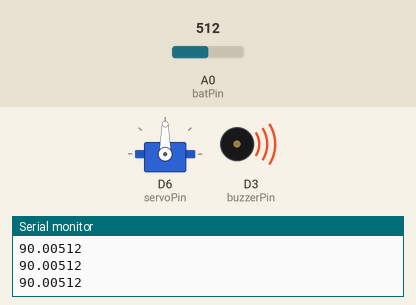
Recording of a sketch running on a simulated ESP8266 (NodeMCU). Shown: servo, buzzer (waves = sounding, pin HIGH), the last lines printed to the serial monitor. Inputs (shaded band) come from the test bench; at power-on: A0 (batPin) = 512.

Above: at 1.2 s.
1.3 s: A0 (batPin) set to 716
At 2.1 s:
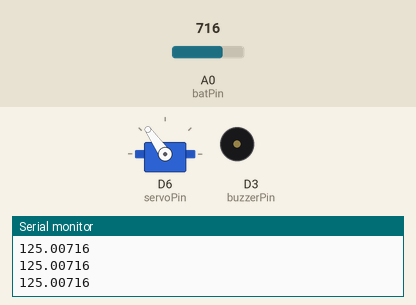
2.8 s: A0 (batPin) set to 900
At 3.3 s:
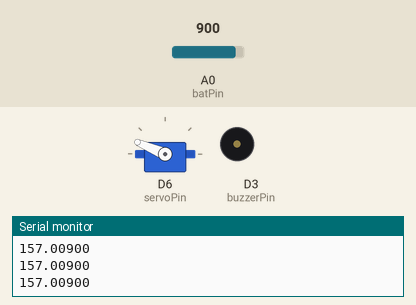
4.3 s: A0 (batPin) set to 1023
At 4.6 s:
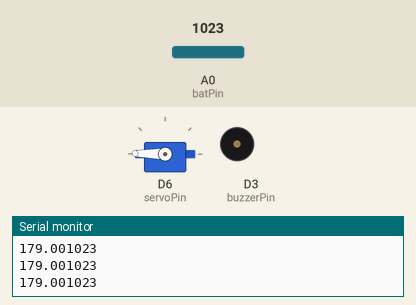
5.8 s: A0 (batPin) set to 306
At 7.0 s:
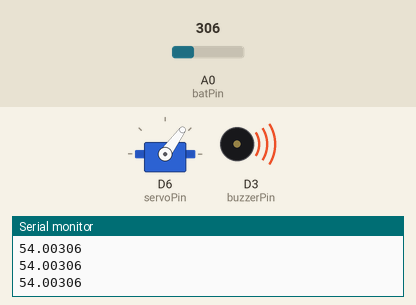
7.3 s: A0 (batPin) set to 122
At 8.3 s:
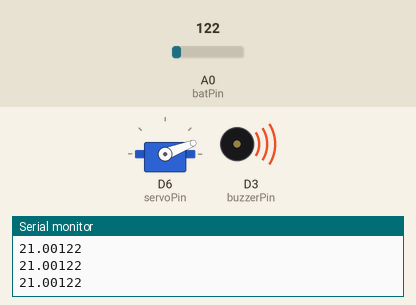
8.8 s: A0 (batPin) set to 90
At 9.5 s:
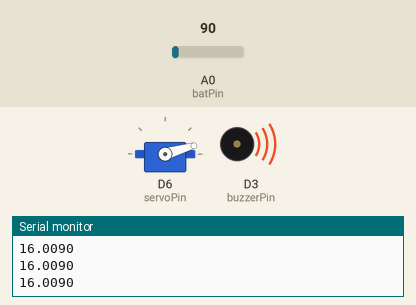
Timing chart, 0 to 11.3 s (numbered marks = the images above; inputs shaded):
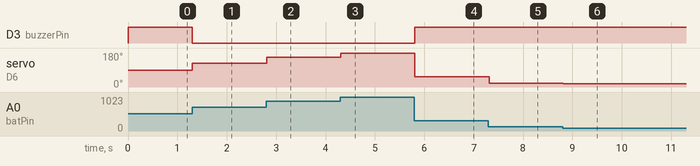

The sketch:

Bientro_Servo_Buzzer.ino
```cpp
#include <Servo.h>

int batPin = A0;
int servoPin = D6;
int buzzerPin = D3;

Servo myServo;

void setup() {
  pinMode(batPin, INPUT);
  myServo.attach(servoPin);
  pinMode(buzzerPin, OUTPUT);
  Serial.begin(9600);
}

void loop() {
  int batValue = analogRead(batPin);
  Serial.println(batValue);
  float angleValue = map(batValue, 0, 1023, 0, 179);
  Serial.print(angleValue);
  myServo.write(angleValue);
  if(angleValue>100) {
    digitalWrite(buzzerPin, LOW);
  }
  else {
    digitalWrite(buzzerPin, HIGH);
  }
  delay(100);
}
```

Measured:
- after the input at 1.3 s, D3 (buzzerPin): HIGH → LOW at once; servo on D6 (servoPin): 90° → 125° at once
- after the input at 2.8 s, servo on D6 (servoPin): 125° → 157° at once
- after the input at 4.3 s, servo on D6 (servoPin): 157° → 179° at once
- after the input at 5.8 s, D3 (buzzerPin): LOW → HIGH at once; servo on D6 (servoPin): 179° → 54° at once
- after the input at 7.3 s, servo on D6 (servoPin): 54° → 21° at once
- after the input at 8.8 s, servo on D6 (servoPin): 21° → 16° at once
